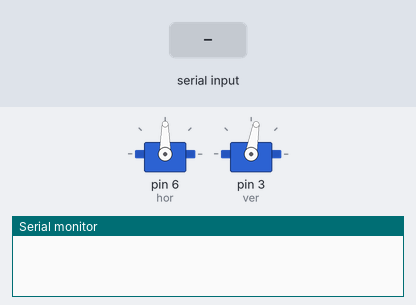
A sketch run on a simulated Arduino Uno, built with avr-gcc and run on an emulated ATmega328P. Shown: 2 × servo, the last lines printed to the serial monitor. The test bench sets the inputs (shaded band).

Above: at 2.2 s.
2.3 s: "a90\n" received over Serial
At 4.0 s:
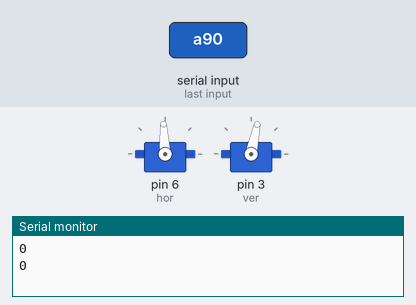
4.3 s: "a,45\n" received over Serial
At 6.1 s:
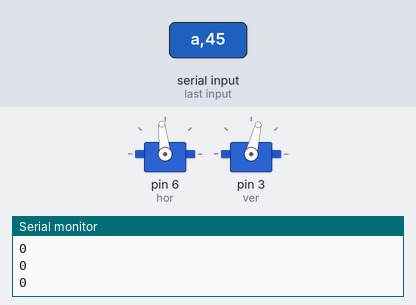
Timing chart, 0 to 7.6 s (numbered marks = the images above; inputs shaded):
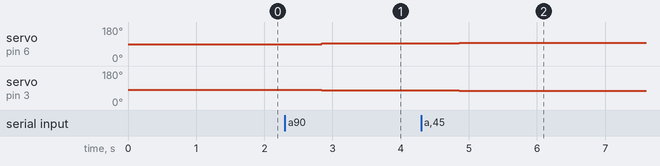

Measured:
- after the input at 2.3 s, servo on pin 6 (hor): 90° → 93° after 0.55 s; servo on pin 3 (ver): 80° → 78° after 0.55 s
- after the input at 4.3 s, servo on pin 6 (hor): 93° → 96° after 0.56 s; servo on pin 3 (ver): 78° → 76° after 0.56 s

The sketch:

head_servo_uart_test.ino
```cpp
#include <Servo.h>

Servo hor, ver;

int hor_curr_pos = 90;
int ver_curr_pos = 80;

int servo_input[2];
String string_temp_input = "";
int temp_input;

int pos = 0;


void drive_servos(int a, int b)
{
  int hor_inc = 0;
  int ver_inc = 0;

  if(a==0)
  {
    hor_inc = 1;
  }
  if(a==1)
  {
    hor_inc = -1;
  }
  if(b==0)
  {
    ver_inc = -1;
  }
  if(b==1)
  {
    ver_inc = 1;
  }

  for(int i=0;i<3;i++)
  {
    if(hor_curr_pos>0 && hor_curr_pos<180)
    {
      hor_curr_pos += hor_inc;
    }
    if(ver_curr_pos>0 && ver_curr_pos<150 && i!=2)
    {
      ver_curr_pos += ver_inc;
    }

    hor.write(hor_curr_pos);
    ver.write(ver_curr_pos);
//
//    if(i==0 || i==2)
//      delay(50);
//    else
//      delay(35);

//    delay(15);
    if(i==0 || i==2)
    {
      delay(5);
    }

  }
}

void setup()
{
  hor.attach(6);
  ver.attach(3);

  Serial.begin(57600);

  hor.write(hor_curr_pos);
  ver.write(ver_curr_pos);
  delay(1000);

}

void loop()
{
  String input = "";

  while(Serial.available()>0)
  {
    delay(10);

    input = input + (char)Serial.read();
  }

  if(input!="")
  {

    digitalWrite(13, HIGH);
    delay(500);
    digitalWrite(13, LOW);


    int len = input.length();
    for(int k=0;k<len;k++)
    {
      char c = input.charAt(k);

      if(c=='_')
      {
        temp_input = string_temp_input.toInt();
        servo_input[pos] = temp_input;
        string_temp_input="";
        pos++;
      }
      else if(c=='a')
      {
        pos = 0;
        string_temp_input = "";

        Serial.println(servo_input[0]);
        Serial.println(servo_input[1]);

        drive_servos(servo_input[0], servo_input[1]);


      }
      else
      {
        string_temp_input+=c;
      }


      }
    }
  }
```
